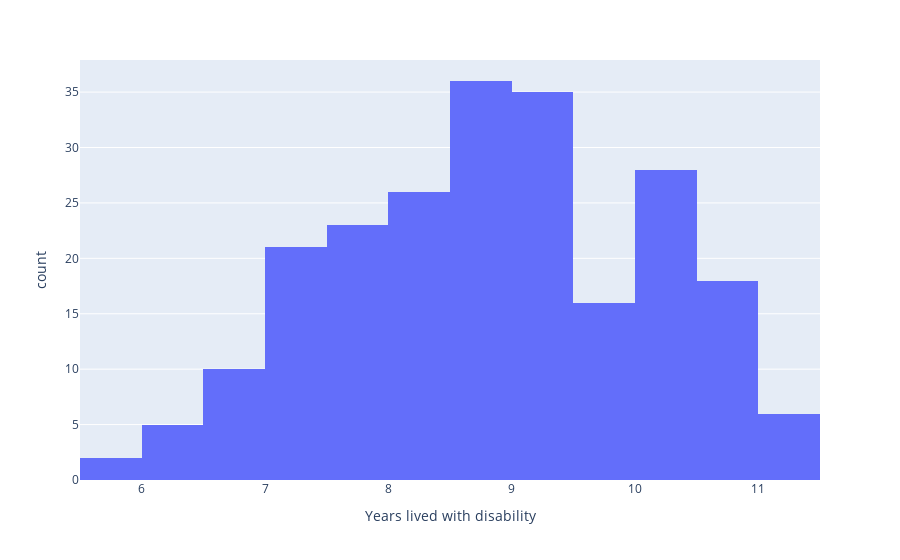

This figure's notebook cell:
### Code cell
px.histogram(country_avg,x='Years lived with disability')

### Figure 1 — Plotly figure (JSON) as saved in the notebook; plotly's stock layout.template omitted (floating-point values rounded to 4 significant figures; data arrays with more than 128 entries replaced by an {"elided": "..."} marker saying what was removed)
{"data": [{"alignmentgroup": "True", "bingroup": "x", "hovertemplate": "Years lived with disability=%{x}<br>count=%{y}<extra></extra>", "legendgroup": "", "marker": {"color": "#636efa", "pattern": {"shape": ""}}, "name": "", "offsetgroup": "", "orientation": "v", "showlegend": false, "type": "histogram", "x": {"elided": "226 float values"}, "xaxis": "x", "yaxis": "y"}], "layout": {"barmode": "relative", "legend": {"tracegroupgap": 0}, "margin": {"t": 60}, "xaxis": {"anchor": "y", "domain": [0, 1], "title": {"text": "Years lived with disability"}}, "yaxis": {"anchor": "x", "domain": [0, 1], "title": {"text": "count"}}}}
